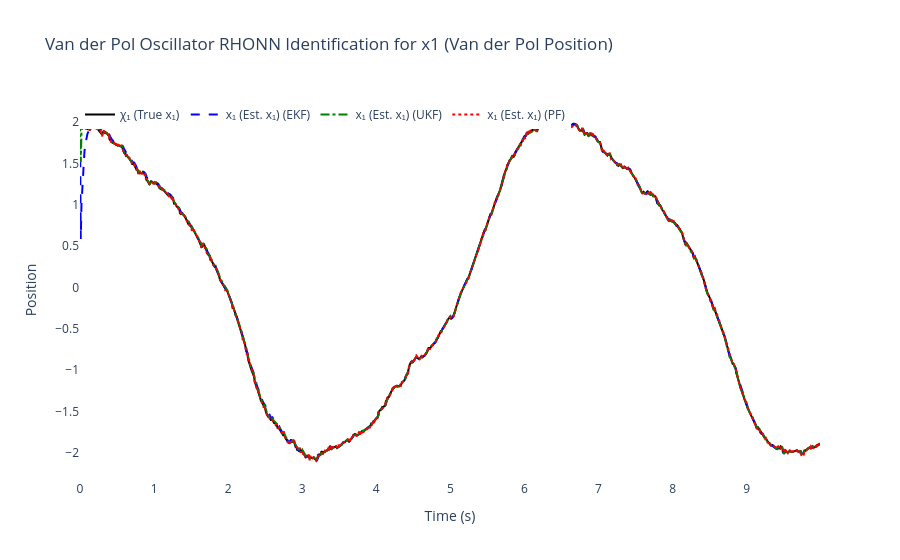
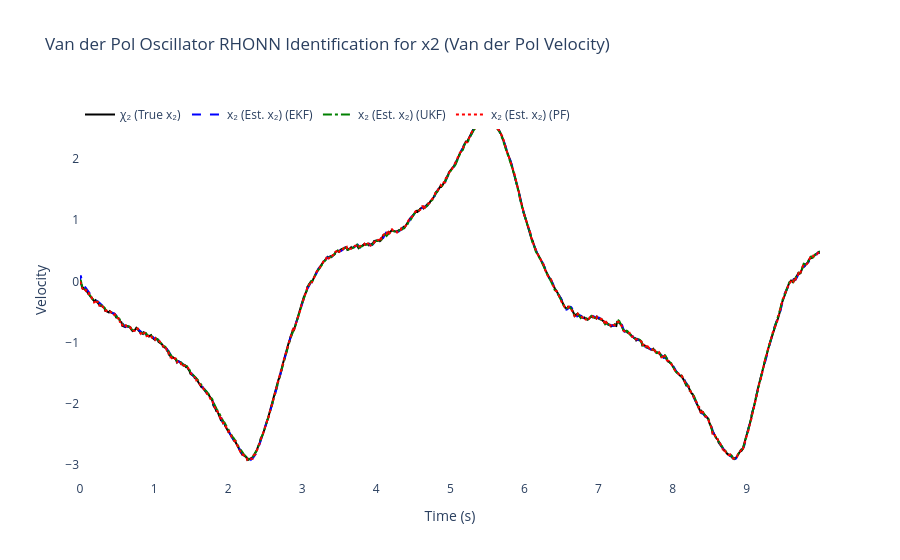
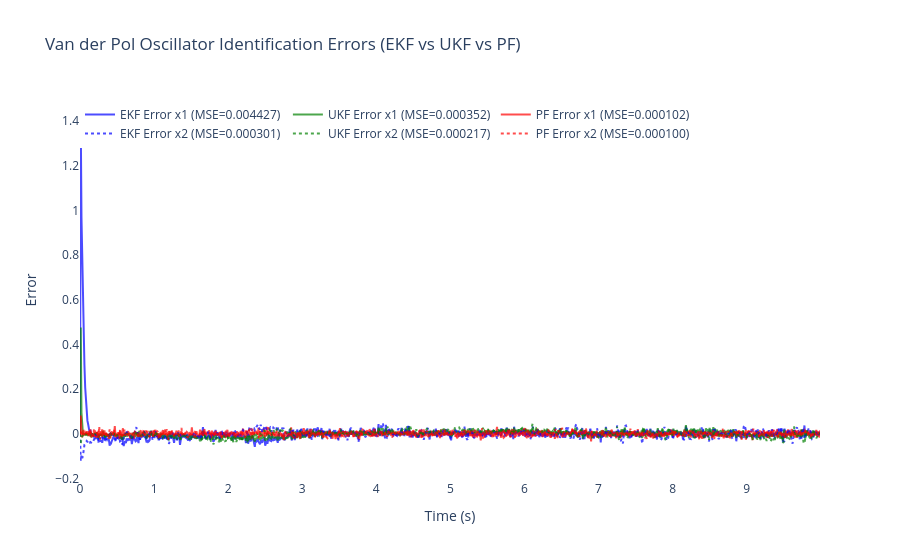
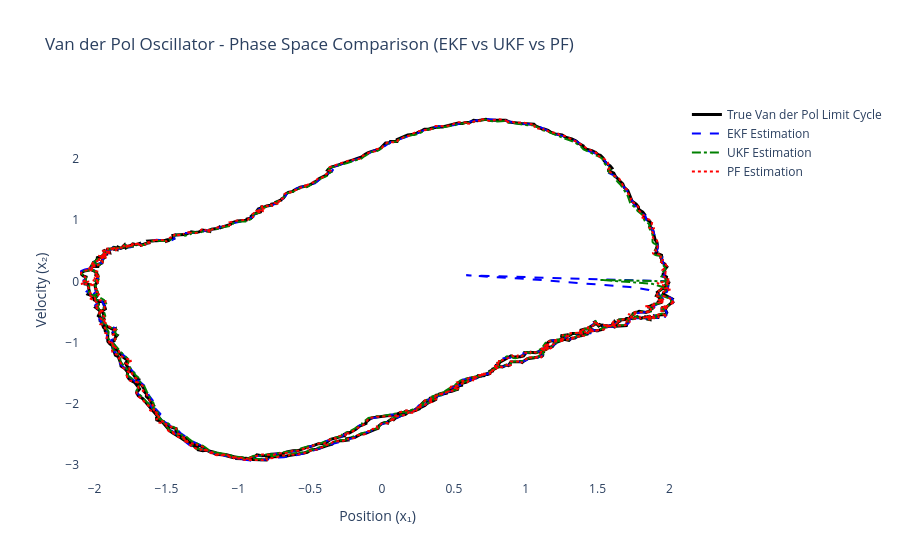

Notebook cell for these charts, in order:
### Code cell
# ============================================================
    # 6) Results & plots for Van der Pol Oscillator
# ============================================================
mse_x1_ekf = np.mean((x_true[:, 0] - x_hat_ekf[:, 0])**2)  # x1 (position)
mse_x2_ekf = np.mean((x_true[:, 1] - x_hat_ekf[:, 1])**2)  # x2 (velocity)

mse_x1_ukf = np.mean((x_true[:, 0] - x_hat_ukf[:, 0])**2)  # x1 (position)
mse_x2_ukf = np.mean((x_true[:, 1] - x_hat_ukf[:, 1])**2)  # x2 (velocity)

mse_x1_pf = np.mean((x_true[:, 0] - x_hat_pf[:, 0])**2)   # x1 (position)
mse_x2_pf = np.mean((x_true[:, 1] - x_hat_pf[:, 1])**2)   # x2 (velocity)

print(f"\nFinal EKF-RHONN Weights:")
for i in range(2):
    print(f"  Neuron {i+1} (x{i+1}): {ekf_trainer.weights[i]}")

print(f"\nFinal UKF-RHONN Weights:")
for i in range(2):
    print(f"  Neuron {i+1} (x{i+1}): {ukf_trainer.weights[i]}")

print(f"\nFinal PF-RHONN Weight Estimates:")
pf_estimates = pf_trainer.get_estimate()
for i in range(2):
    print(f"  Neuron {i+1} (x{i+1}): {pf_estimates[i]}")

print("\n--- Performance Comparison (MSE) for Van der Pol Oscillator ---")
print(f"EKF MSE x1 (position):  {mse_x1_ekf:.6f}")
print(f"EKF MSE x2 (velocity):  {mse_x2_ekf:.6f}")
print(f"UKF MSE x1 (position):  {mse_x1_ukf:.6f}")
print(f"UKF MSE x2 (velocity):  {mse_x2_ukf:.6f}")
print(f"PF  MSE x1 (position):  {mse_x1_pf:.6f}")
print(f"PF  MSE x2 (velocity):  {mse_x2_pf:.6f}")

states_info = [
    {'idx': 0, 'var': 'x1', 'desc': 'Van der Pol Position', 'y_label': 'Position',
     'chi': 'χ₁ (True x₁)', 'x': 'x₁ (Est. x₁)'},
    {'idx': 1, 'var': 'x2', 'desc': 'Van der Pol Velocity', 'y_label': 'Velocity',
     'chi': 'χ₂ (True x₂)', 'x': 'x₂ (Est. x₂)'}
]

for state_info in states_info:
    i = state_info['idx']
    trace_plant = go.Scatter(x=t_history, y=x_true[:, i], mode='lines',
                            name=state_info['chi'], line=dict(color='black', width=2))
    trace_ekf = go.Scatter(x=t_history, y=x_hat_ekf[:, i], mode='lines',
                        name=f"{state_info['x']} (EKF)", line=dict(dash='dash', color='blue'))
    trace_ukf = go.Scatter(x=t_history, y=x_hat_ukf[:, i], mode='lines',
                        name=f"{state_info['x']} (UKF)", line=dict(dash='dashdot', color='green'))
    trace_pf = go.Scatter(x=t_history, y=x_hat_pf[:, i], mode='lines',
                        name=f"{state_info['x']} (PF)", line=dict(dash='dot', color='red'))

    fig = go.Figure([trace_plant, trace_ekf, trace_ukf, trace_pf])
    fig.update_layout(
        title=f'Van der Pol Oscillator RHONN Identification for {state_info["var"]} ({state_info["desc"]})',
        xaxis_title='Time (s)',
        yaxis_title=state_info['y_label'],
        legend=dict(x=0, y=1, orientation='h'),
        font=dict(size=12),
        plot_bgcolor='white',
        paper_bgcolor='white'
    )
    fig.show()

# Errors for both states
error_x1_ekf = x_true[:, 0] - x_hat_ekf[:, 0]
error_x2_ekf = x_true[:, 1] - x_hat_ekf[:, 1]

error_x1_ukf = x_true[:, 0] - x_hat_ukf[:, 0]
error_x2_ukf = x_true[:, 1] - x_hat_ukf[:, 1]

error_x1_pf = x_true[:, 0] - x_hat_pf[:, 0]
error_x2_pf = x_true[:, 1] - x_hat_pf[:, 1]

fig2 = go.Figure()
fig2.add_trace(go.Scatter(x=t_history, y=error_x1_ekf, mode='lines',
                        name=f'EKF Error x1 (MSE={mse_x1_ekf:.6f})', opacity=0.7, line=dict(color='blue')))
fig2.add_trace(go.Scatter(x=t_history, y=error_x1_ukf, mode='lines',
                        name=f'UKF Error x1 (MSE={mse_x1_ukf:.6f})', opacity=0.7, line=dict(color='green')))
fig2.add_trace(go.Scatter(x=t_history, y=error_x1_pf, mode='lines',
                        name=f'PF Error x1 (MSE={mse_x1_pf:.6f})', opacity=0.7, line=dict(color='red')))
fig2.add_trace(go.Scatter(x=t_history, y=error_x2_ekf, mode='lines',
                        name=f'EKF Error x2 (MSE={mse_x2_ekf:.6f})', opacity=0.7, line=dict(color='blue', dash='dot')))
fig2.add_trace(go.Scatter(x=t_history, y=error_x2_ukf, mode='lines',
                        name=f'UKF Error x2 (MSE={mse_x2_ukf:.6f})', opacity=0.7, line=dict(color='green', dash='dot')))
fig2.add_trace(go.Scatter(x=t_history, y=error_x2_pf, mode='lines',
                        name=f'PF Error x2 (MSE={mse_x2_pf:.6f})', opacity=0.7, line=dict(color='red', dash='dot')))
fig2.update_layout(
    title='Van der Pol Oscillator Identification Errors (EKF vs UKF vs PF)',
    xaxis_title='Time (s)',
    yaxis_title='Error',
    legend=dict(x=0, y=1, orientation='h'),
    font=dict(size=12),
    plot_bgcolor='white',
    paper_bgcolor='white'
)
fig2.show()

# 2D Phase space plot (for Van der Pol oscillator)
fig_phase = go.Figure()
fig_phase.add_trace(go.Scatter(x=x_true[:, 0], y=x_true[:, 1], mode='lines',
                              name='True Van der Pol Limit Cycle',
                              line=dict(color='black', width=3)))
fig_phase.add_trace(go.Scatter(x=x_hat_ekf[:, 0], y=x_hat_ekf[:, 1], mode='lines',
                              name='EKF Estimation',
                              line=dict(color='blue', width=2, dash='dash')))
fig_phase.add_trace(go.Scatter(x=x_hat_ukf[:, 0], y=x_hat_ukf[:, 1], mode='lines',
                              name='UKF Estimation',
                              line=dict(color='green', width=2, dash='dashdot')))
fig_phase.add_trace(go.Scatter(x=x_hat_pf[:, 0], y=x_hat_pf[:, 1], mode='lines',
                              name='PF Estimation',
                              line=dict(color='red', width=2, dash='dot')))
fig_phase.update_layout(
    title='Van der Pol Oscillator - Phase Space Comparison (EKF vs UKF vs PF)',
    xaxis_title='Position (x₁)',
    yaxis_title='Velocity (x₂)',
    font=dict(size=12),
    plot_bgcolor='white',
    paper_bgcolor='white'
)
fig_phase.show()

### Figure 1 — Plotly figure (JSON) as saved in the notebook; plotly's stock layout.template omitted (floating-point values rounded to 4 significant figures; data arrays with more than 128 entries replaced by an {"elided": "..."} marker saying what was removed)
{"data": [{"line": {"color": "black", "width": 2}, "mode": "lines", "name": "χ₁ (True x₁)", "type": "scatter", "x": {"elided": "1000 float values"}, "y": {"elided": "1000 float values"}}, {"line": {"color": "blue", "dash": "dash"}, "mode": "lines", "name": "x₁ (Est. x₁) (EKF)", "type": "scatter", "x": {"elided": "1000 float values"}, "y": {"elided": "1000 float values"}}, {"line": {"color": "green", "dash": "dashdot"}, "mode": "lines", "name": "x₁ (Est. x₁) (UKF)", "type": "scatter", "x": {"elided": "1000 float values"}, "y": {"elided": "1000 float values"}}, {"line": {"color": "red", "dash": "dot"}, "mode": "lines", "name": "x₁ (Est. x₁) (PF)", "type": "scatter", "x": {"elided": "1000 float values"}, "y": {"elided": "1000 float values"}}], "layout": {"font": {"size": 12}, "legend": {"orientation": "h", "x": 0, "y": 1}, "paper_bgcolor": "white", "plot_bgcolor": "white", "title": {"text": "Van der Pol Oscillator RHONN Identification for x1 (Van der Pol Position)"}, "xaxis": {"title": {"text": "Time (s)"}}, "yaxis": {"title": {"text": "Position"}}}}

### Figure 2 — Plotly figure (JSON) as saved in the notebook; plotly's stock layout.template omitted (floating-point values rounded to 4 significant figures; data arrays with more than 128 entries replaced by an {"elided": "..."} marker saying what was removed)
{"data": [{"line": {"color": "black", "width": 2}, "mode": "lines", "name": "χ₂ (True x₂)", "type": "scatter", "x": {"elided": "1000 float values"}, "y": {"elided": "1000 float values"}}, {"line": {"color": "blue", "dash": "dash"}, "mode": "lines", "name": "x₂ (Est. x₂) (EKF)", "type": "scatter", "x": {"elided": "1000 float values"}, "y": {"elided": "1000 float values"}}, {"line": {"color": "green", "dash": "dashdot"}, "mode": "lines", "name": "x₂ (Est. x₂) (UKF)", "type": "scatter", "x": {"elided": "1000 float values"}, "y": {"elided": "1000 float values"}}, {"line": {"color": "red", "dash": "dot"}, "mode": "lines", "name": "x₂ (Est. x₂) (PF)", "type": "scatter", "x": {"elided": "1000 float values"}, "y": {"elided": "1000 float values"}}], "layout": {"font": {"size": 12}, "legend": {"orientation": "h", "x": 0, "y": 1}, "paper_bgcolor": "white", "plot_bgcolor": "white", "title": {"text": "Van der Pol Oscillator RHONN Identification for x2 (Van der Pol Velocity)"}, "xaxis": {"title": {"text": "Time (s)"}}, "yaxis": {"title": {"text": "Velocity"}}}}

### Figure 3 — Plotly figure (JSON) as saved in the notebook; plotly's stock layout.template omitted (floating-point values rounded to 4 significant figures; data arrays with more than 128 entries replaced by an {"elided": "..."} marker saying what was removed)
{"data": [{"line": {"color": "blue"}, "mode": "lines", "name": "EKF Error x1 (MSE=0.004427)", "opacity": 0.7, "type": "scatter", "x": {"elided": "1000 float values"}, "y": {"elided": "1000 float values"}}, {"line": {"color": "green"}, "mode": "lines", "name": "UKF Error x1 (MSE=0.000352)", "opacity": 0.7, "type": "scatter", "x": {"elided": "1000 float values"}, "y": {"elided": "1000 float values"}}, {"line": {"color": "red"}, "mode": "lines", "name": "PF Error x1 (MSE=0.000102)", "opacity": 0.7, "type": "scatter", "x": {"elided": "1000 float values"}, "y": {"elided": "1000 float values"}}, {"line": {"color": "blue", "dash": "dot"}, "mode": "lines", "name": "EKF Error x2 (MSE=0.000301)", "opacity": 0.7, "type": "scatter", "x": {"elided": "1000 float values"}, "y": {"elided": "1000 float values"}}, {"line": {"color": "green", "dash": "dot"}, "mode": "lines", "name": "UKF Error x2 (MSE=0.000217)", "opacity": 0.7, "type": "scatter", "x": {"elided": "1000 float values"}, "y": {"elided": "1000 float values"}}, {"line": {"color": "red", "dash": "dot"}, "mode": "lines", "name": "PF Error x2 (MSE=0.000100)", "opacity": 0.7, "type": "scatter", "x": {"elided": "1000 float values"}, "y": {"elided": "1000 float values"}}], "layout": {"font": {"size": 12}, "legend": {"orientation": "h", "x": 0, "y": 1}, "paper_bgcolor": "white", "plot_bgcolor": "white", "title": {"text": "Van der Pol Oscillator Identification Errors (EKF vs UKF vs PF)"}, "xaxis": {"title": {"text": "Time (s)"}}, "yaxis": {"title": {"text": "Error"}}}}

### Figure 4 — Plotly figure (JSON) as saved in the notebook; plotly's stock layout.template omitted (floating-point values rounded to 4 significant figures; data arrays with more than 128 entries replaced by an {"elided": "..."} marker saying what was removed)
{"data": [{"line": {"color": "black", "width": 3}, "mode": "lines", "name": "True Van der Pol Limit Cycle", "type": "scatter", "x": {"elided": "1000 float values"}, "y": {"elided": "1000 float values"}}, {"line": {"color": "blue", "dash": "dash", "width": 2}, "mode": "lines", "name": "EKF Estimation", "type": "scatter", "x": {"elided": "1000 float values"}, "y": {"elided": "1000 float values"}}, {"line": {"color": "green", "dash": "dashdot", "width": 2}, "mode": "lines", "name": "UKF Estimation", "type": "scatter", "x": {"elided": "1000 float values"}, "y": {"elided": "1000 float values"}}, {"line": {"color": "red", "dash": "dot", "width": 2}, "mode": "lines", "name": "PF Estimation", "type": "scatter", "x": {"elided": "1000 float values"}, "y": {"elided": "1000 float values"}}], "layout": {"font": {"size": 12}, "paper_bgcolor": "white", "plot_bgcolor": "white", "title": {"text": "Van der Pol Oscillator - Phase Space Comparison (EKF vs UKF vs PF)"}, "xaxis": {"title": {"text": "Position (x₁)"}}, "yaxis": {"title": {"text": "Velocity (x₂)"}}}}
